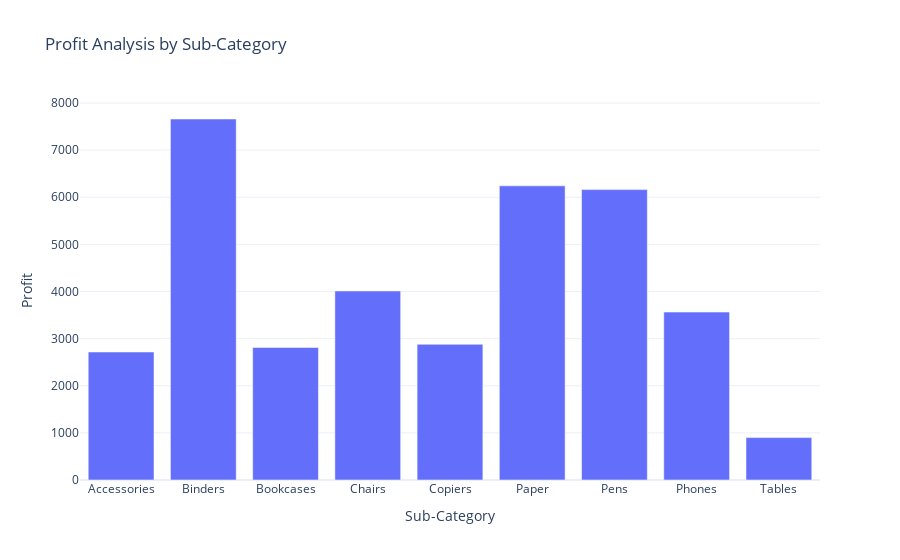

This figure's notebook cell:
### Code cell
profit_by_subcategory = data.groupby('Sub-Category')['Profit'].sum().reset_index()
fig = px.bar(profit_by_subcategory, x = 'Sub-Category', y = 'Profit', title = 'Profit Analysis by Sub-Category')
fig.show()

### Figure 1 — Plotly figure (JSON) as saved in the notebook; plotly's stock layout.template omitted (floating-point values rounded to 4 significant figures)
{"data": [{"hovertemplate": "Sub-Category=%{x}<br>Profit=%{y}<extra></extra>", "legendgroup": "", "marker": {"color": "#636efa", "pattern": {"shape": ""}}, "name": "", "orientation": "v", "showlegend": false, "textposition": "auto", "type": "bar", "x": ["Accessories", "Binders", "Bookcases", "Chairs", "Copiers", "Paper", "Pens", "Phones", "Tables"], "xaxis": "x", "y": [2716.0, 7661.0, 2811.0, 4013.0, 2880.0, 6242.0, 6163.0, 3563.0, 899.9], "yaxis": "y"}], "layout": {"barmode": "relative", "legend": {"tracegroupgap": 0}, "title": {"text": "Profit Analysis by Sub-Category"}, "xaxis": {"anchor": "y", "domain": [0, 1], "title": {"text": "Sub-Category"}}, "yaxis": {"anchor": "x", "domain": [0, 1], "title": {"text": "Profit"}}}}
